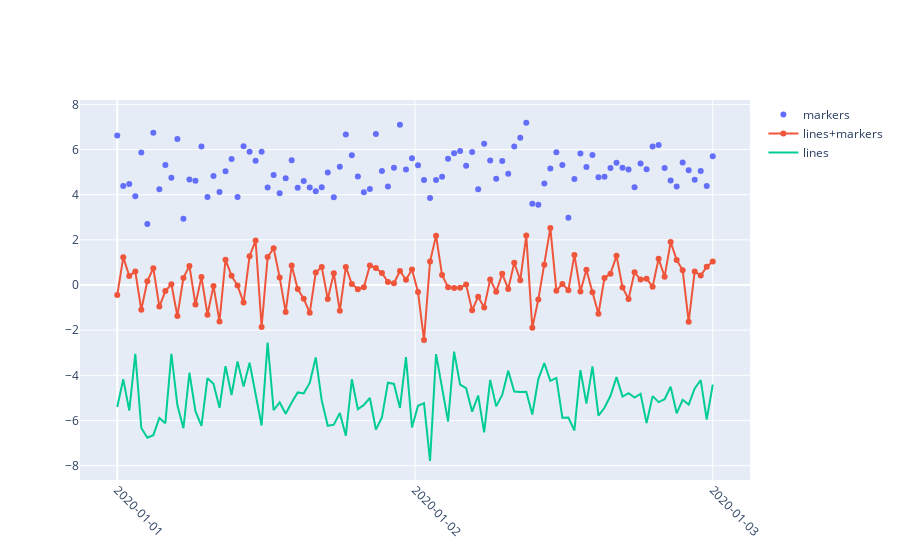

The notebook cell this image was saved under:
### Code cell
import plotly.graph_objects as go
import pandas as pd

# Create random data with numpy
import numpy as np
np.random.seed(1)

N = 100
random_x = np.linspace(0, 2, N)
random_x2 = ['a','b','c','d']
random_y0 = np.random.randn(N) + 5
random_y1 = np.random.randn(N)
random_y2 = np.random.randn(N) - 5

fig = go.Figure()

# Add traces
fig.add_trace(go.Scatter(x=random_x, y=random_y0,
                    mode='markers',
                    name='markers'))
fig.add_trace(go.Scatter(x=random_x, y=random_y1,
                    mode='lines+markers',
                    name='lines+markers'))
fig.add_trace(go.Scatter(x=random_x, y=random_y2,
                    mode='lines',
                    name='lines'))

feature = pd.DataFrame({'ds': pd.date_range('20200101', periods=100*24, freq='H'), 
                        'y': np.random.randint(0,20, 100*24) , 
                        'yhat': np.random.randint(0,20, 100*24) , 
                        'price': np.random.choice([6600, 7000, 5500, 7800], 100*24)})


y = feature.set_index('ds').resample('D')['y'].sum()
x_dates = y.index.to_series().dt.strftime('%Y-%m-%d').sort_values().unique()

layout = dict(
    xaxis=dict(
        tickmode="array",
        tickvals=np.arange(0, x_dates.shape[0]).astype(int),
        ticktext=x_dates,
        tickformat='%Y-%m-%d',
        tickangle=45,
    )
)

fig.update_layout(layout)

fig.show()
